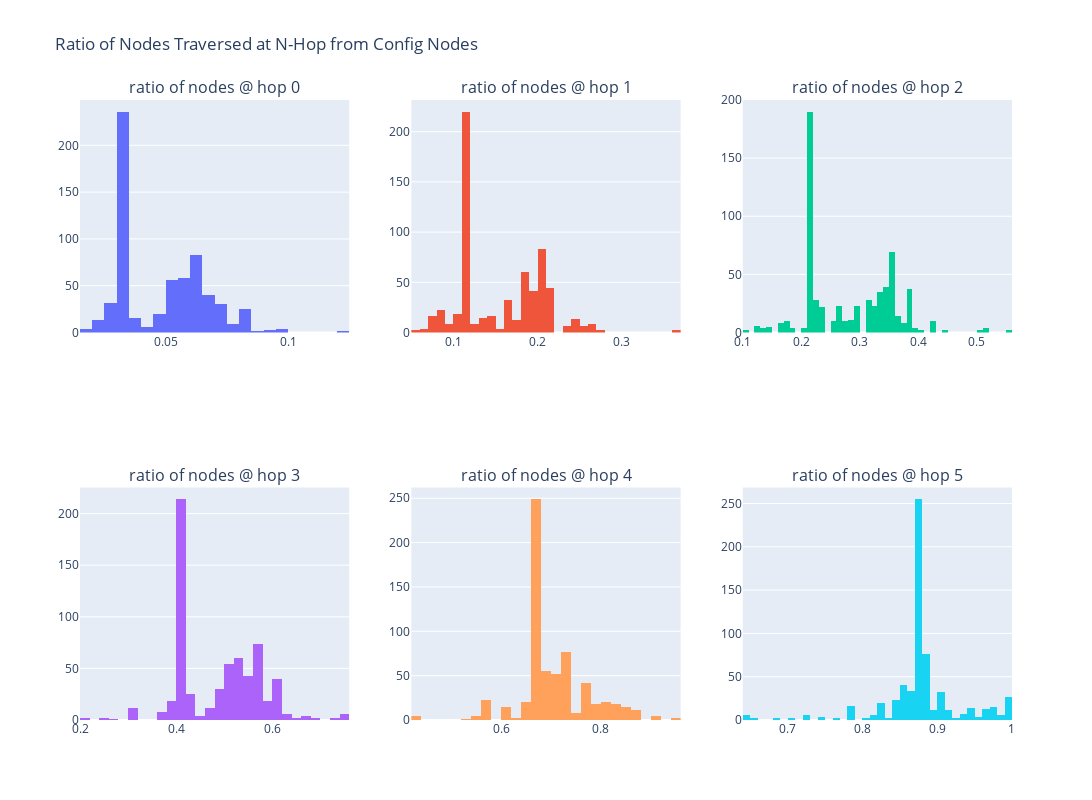

The notebook cell this image was saved under:
### Code cell
import plotly.graph_objects as go
from plotly.subplots import make_subplots
import pandas as pd

# Sample DataFrame (replace this with your actual DataFrame)
# df = pd.DataFrame({
#     'ratio of config nodes': [...],
#     'ratio of config nodes @ hop 0': [...],
#     ...
# })

# List of columns for which you want to create histograms
columns = ['ratio of nodes @ hop 0',
           'ratio of nodes @ hop 1', 'ratio of nodes @ hop 2',
           'ratio of nodes @ hop 3', 'ratio of nodes @ hop 4',
           'ratio of nodes @ hop 5']

# Determine the layout of the grid (rows x columns)
num_plots = len(columns)
rows = int(num_plots ** 0.5)
cols = (num_plots // rows) + (num_plots % rows > 0)

# Create a subplot grid
fig = make_subplots(rows=rows, cols=cols, subplot_titles=columns)

# Add a histogram to each subplot
for i, column in enumerate(columns, 1):
    row = (i-1) // cols + 1
    col = (i-1) % cols + 1
    fig.add_trace(
        go.Histogram(x=df[column], opacity=1,nbinsx=50),
        row=row, col=col
    )

# Update layout
fig.update_layout(height=400 * rows, width=400 * cols, title_text="Ratio of Nodes Traversed at N-Hop from Config Nodes",showlegend=False)
fig.show()

### Figure 1 — Plotly figure (JSON) as saved in the notebook; plotly's stock layout.template omitted (floating-point values rounded to 4 significant figures; data arrays with more than 128 entries replaced by an {"elided": "..."} marker saying what was removed)
{"data": [{"nbinsx": 50, "opacity": 1, "type": "histogram", "x": {"elided": "639 float values"}, "xaxis": "x", "yaxis": "y"}, {"nbinsx": 50, "opacity": 1, "type": "histogram", "x": {"elided": "639 float values"}, "xaxis": "x2", "yaxis": "y2"}, {"nbinsx": 50, "opacity": 1, "type": "histogram", "x": {"elided": "639 float values"}, "xaxis": "x3", "yaxis": "y3"}, {"nbinsx": 50, "opacity": 1, "type": "histogram", "x": {"elided": "639 float values"}, "xaxis": "x4", "yaxis": "y4"}, {"nbinsx": 50, "opacity": 1, "type": "histogram", "x": {"elided": "639 float values"}, "xaxis": "x5", "yaxis": "y5"}, {"nbinsx": 50, "opacity": 1, "type": "histogram", "x": {"elided": "639 float values"}, "xaxis": "x6", "yaxis": "y6"}], "layout": {"annotations": [{"font": {"size": 16}, "showarrow": false, "text": "ratio of nodes @ hop 0", "x": 0.1444, "xanchor": "center", "xref": "paper", "y": 1, "yanchor": "bottom", "yref": "paper"}, {"font": {"size": 16}, "showarrow": false, "text": "ratio of nodes @ hop 1", "x": 0.5, "xanchor": "center", "xref": "paper", "y": 1, "yanchor": "bottom", "yref": "paper"}, {"font": {"size": 16}, "showarrow": false, "text": "ratio of nodes @ hop 2", "x": 0.8556, "xanchor": "center", "xref": "paper", "y": 1, "yanchor": "bottom", "yref": "paper"}, {"font": {"size": 16}, "showarrow": false, "text": "ratio of nodes @ hop 3", "x": 0.1444, "xanchor": "center", "xref": "paper", "y": 0.375, "yanchor": "bottom", "yref": "paper"}, {"font": {"size": 16}, "showarrow": false, "text": "ratio of nodes @ hop 4", "x": 0.5, "xanchor": "center", "xref": "paper", "y": 0.375, "yanchor": "bottom", "yref": "paper"}, {"font": {"size": 16}, "showarrow": false, "text": "ratio of nodes @ hop 5", "x": 0.8556, "xanchor": "center", "xref": "paper", "y": 0.375, "yanchor": "bottom", "yref": "paper"}], "height": 800, "showlegend": false, "title": {"text": "Ratio of Nodes Traversed at N-Hop from Config Nodes"}, "width": 1200, "xaxis": {"anchor": "y", "domain": [0, 0.2889]}, "xaxis2": {"anchor": "y2", "domain": [0.3556, 0.6444]}, "xaxis3": {"anchor": "y3", "domain": [0.7111, 1]}, "xaxis4": {"anchor": "y4", "domain": [0, 0.2889]}, "xaxis5": {"anchor": "y5", "domain": [0.3556, 0.6444]}, "xaxis6": {"anchor": "y6", "domain": [0.7111, 1]}, "yaxis": {"anchor": "x", "domain": [0.625, 1]}, "yaxis2": {"anchor": "x2", "domain": [0.625, 1]}, "yaxis3": {"anchor": "x3", "domain": [0.625, 1]}, "yaxis4": {"anchor": "x4", "domain": [0, 0.375]}, "yaxis5": {"anchor": "x5", "domain": [0, 0.375]}, "yaxis6": {"anchor": "x6", "domain": [0, 0.375]}}}
